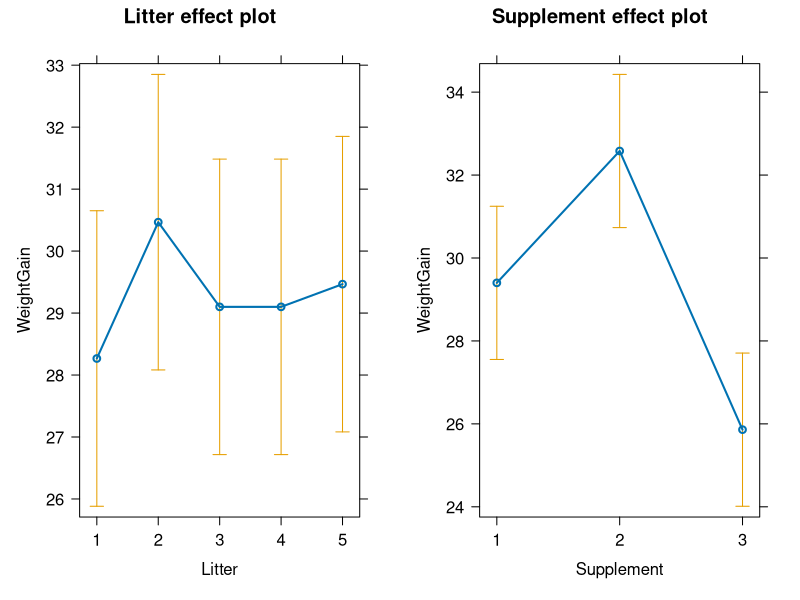
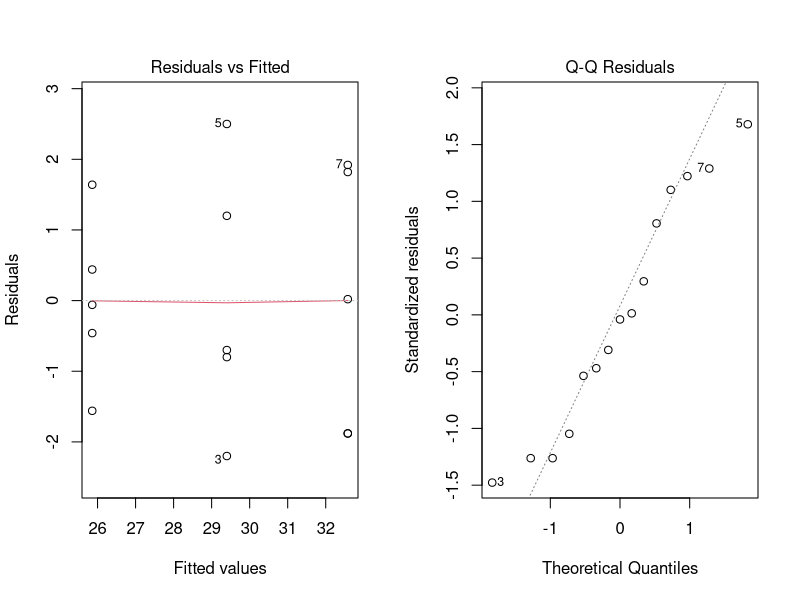
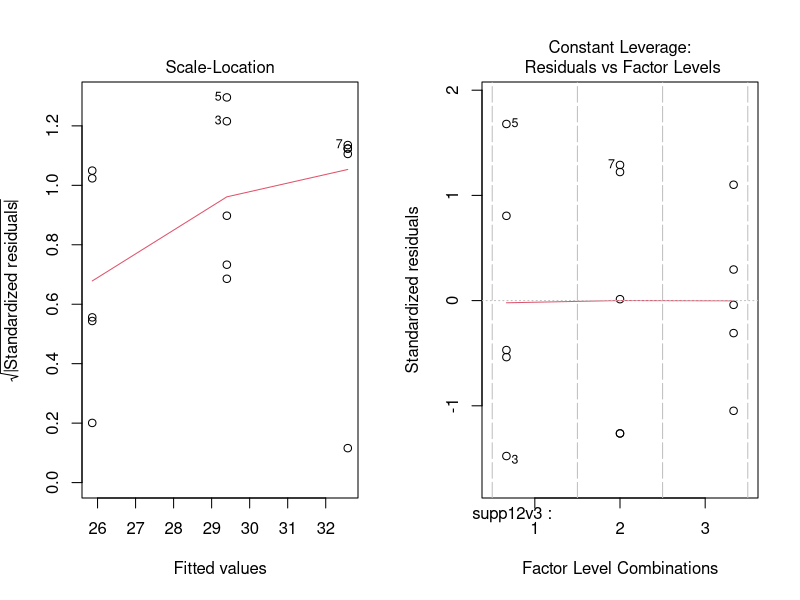

The R script that drew these images, in order:
setwd("/datascience/projects/statisticallyfit/github/R/RStatistics/STAT210 Statistical Modelling and Experimental Design/ASSIGNMENTS/A4")

library(effects)
options(digits=10, show.signif.stars = FALSE)

# Preparing the data
weightData <- data.frame(Supplement=c(rep("1", 5), rep("2", 5), rep("3", 5)), 
                         Litter=rep(1:5, 3), 
                         WeightGain=c(28.7, 30.6, 27.2, 28.6, 31.9,
                                      30.7, 34.5, 32.6, 34.4, 30.7, 
                                      25.4, 26.3, 27.5, 24.3, 25.8))
# Declaring the variables as factors. 
weightData$Litter <- factor(weightData$Litter)
weightData$Supplement <- factor(weightData$Supplement)

# part b) -------------------------------------------------------------------------- 
# Do the nested F test using the rediuced model which contains just blocks, 
# and the complete model
complete.weight.lm <- lm(WeightGain ~ Litter + Supplement, data=weightData)

# Do the data indicate difference across the dietary supplements? 
eff.weight <- allEffects(complete.weight.lm)
plot(eff.weight)
print(eff.weight)

# anova table
anova(complete.weight.lm)



# part c) -------------------------------------------------------------------------
# partitioning the diet SS using contrasts

# i) test if sup1 and supp2 are more effective over supp3: Hi: (mu1+mu2)/2 = mu3
# Ha: (mu1 + mu2)/2 > mu3
supp12v3 = C(weightData$Supplement, contr=c(1,1,-2), 1)

# ii) test if supp1 and supp 2 differ
# Hii: mu1 = mu2
# Ha: mu1 != mu2
supp1v2 = C(weightData$Supplement, contr=c(1,-1,0),  1)


# fit the model to test the contrasts
supp.testDiffs.lm <- lm(WeightGain ~ supp12v3 + supp1v2, data=weightData)
anova(supp.testDiffs.lm) # yess, all significant. 
summary(supp.testDiffs.lm) #pvalues are the same for both tables since
# the contrasts are orthogonal

# part d) -------------------------------------------------------------------------
# testing the contrasts are orthogonal

# get the contrasts
getContrastMatrix <- function(fit){
      
      xNameOrContrasts <- names(fit$contrasts)
      info <- data.frame(fit$contrasts)[, xNameOrContrasts]
      
      if(is.data.frame(info)){ # then the model was fit with user defined contrasts
            return(as.matrix(info))
      } else { # else can be "contr.treatment" ... etc
            contrasts(fit$model[[xNameOrContrasts]])     
      }
}

suppContrasts <- getContrastMatrix(supp.testDiffs.lm); suppContrasts

# test they are orthogonal
t(suppContrasts) %*% suppContrasts

# CONCLUDE: the off diagonal elements are all zero so YES the 
# contrasts are orthogonal


# part e) -------------------------------------------------------------------------
par(mfrow=c(1,2))
plot(supp.testDiffs.lm, which=c(1,2))
plot(supp.testDiffs.lm, which=c(3,5), cook.levels = c(0.2, 0.5, 1))

# checking normality
shapiro.test(supp.testDiffs.lm$residuals)

# Checking influential points

# This is a function to calculate leverage values of all observations
# and compare them to the mean. If any are greater than the h.mean
# then they are influential. 
influence.leverageValues <- function(fit){
      hs <- hatvalues(fit)
      k <- length(fit$model) - 1
      n <- nrow(fit$model)
      h.mean <- 2*(k+1)/n 
      isInfluential <- hs > h.mean 
      return(data.frame(InfluentialPoints=hs, CutOffInflMean=h.mean, 
                        IsInfluential=isInfluential))
}
# this is a function to compare the cooks distances with the critical value
# at the cutoff point: if any cooks value is greater than the cooks critical 
# value at the 50th percentile on the F(k+1, n-k-1) distribution, then 
# that observation is influential. 
influence.cooksDistances <- function(fit) {
      cks <- cooks.distance(fit)
      k <- length(fit$model) - 1
      n <- nrow(fit$model)
      Fcrit <- qf(0.5, df1=k+1, df2=n-k-1)
      isInfluential <- cks > Fcrit 
      return(data.frame(CooksPoints=cks, CutOffFcrit=Fcrit,
                        IsInfluential=isInfluential))
}

leverageInfo <- influence.leverageValues(supp.testDiffs.lm)
which(leverageInfo$IsInfluential) # So no observations are influential!

cookInfo <- influence.cooksDistances(supp.testDiffs.lm)
which(cookInfo$IsInfluential) # integer(0) array so none are past the
# cutoff cooks value. 
